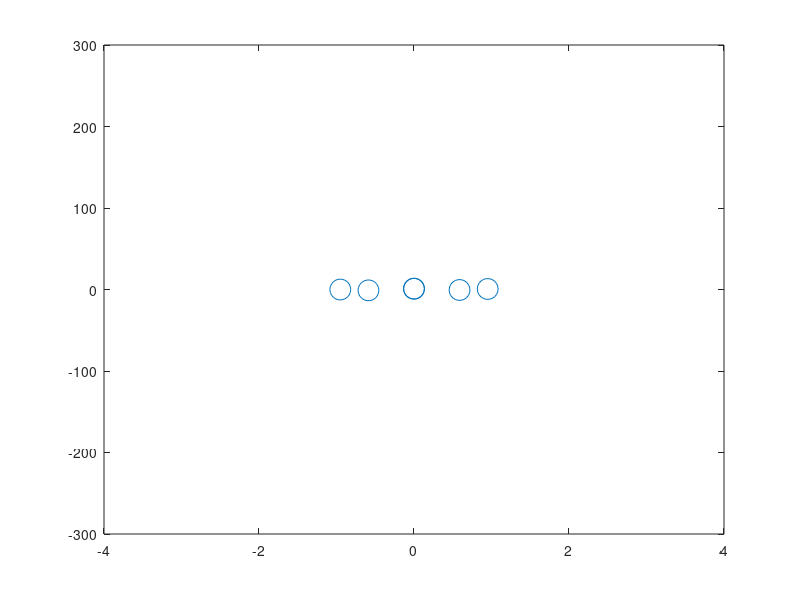

Write the MATLAB code that produced this figure.
clear, clc
##x=0:pi/50:4*pi;
##y=sin(x)+1;
####[X,Y]=meshgrid(x,y);
####plot(y);
##
##guss =
##drawCircle(5, 5, 10)
# создать анимацию гусеницы которая ползет по синусоиде, гусеница состоит из окружностей количества n, на octave
##t = 0:0.1:10*pi;
##x = 5*sin(t);
##y = 5*cos(t);
##for i = 1:length(t)
##    plot(x(i), y(i), 'o', 'MarkerSize', 20);
##    axis([-6 6 -6 6]);
##    drawnow; % обновляем график
##    pause(0.05); % задержка для создания эффекта движения
##end

n = 5;
A = 1;
T = 2*pi; ## период синусоиды
speed = 0.01;

angles = linspace(0, 2*pi, n+1); # углы для построения окружностей
radii = ones(1, n+1); #радиусы окружностей
x = radii .* cos(angles);
y = radii .* sin(angles);
#
figure('color', 'w');
h = plot(y, x, 'o', 'MarkerSize', 15);
axis([-4 4 -300 300]);

for t = 0:0.01:10*pi

    new_x = x + A*sin((2*pi/T)*y + t);
    new_y = y;


    set(h, 'XData', new_y, 'YData', new_x);
    drawnow


    pause(speed);

    x = new_x;
    y = new_y;
end


##% Настройки
##n = 10; % количество окружностей, из которых состоит гусеница
##A = 1; % амплитуда синусоиды
##T = 2*pi; % период синусоиды
##speed = 0.1; % скорость движения гусеницы
##
##% Создаем окружности
##angles = linspace(0, 2*pi, n+1); % углы для построения окружностей
##radii = ones(1, n+1); % радиусы окружностей
##x = radii .* cos(angles); % координаты x для окружностей
##y = radii .* sin(angles); % координаты y для окружностей
##
##% Создаем фигуру
##figure('color', 'w');
##h = plot(x, y, 'o', 'MarkerFaceColor', 'k', 'MarkerSize', 20);
##axis([-1.5 1.5 -1.5 1.5]); % ограничиваем область построения
##
##% Анимация
##for t = 0:0.01:10*pi
##    % Вычисляем новые координаты для окружностей
##    new_x = x + A*sin((2*pi/T)*y + t);
##    new_y = y;
##
##    % Обновляем фигуру
##    set(h, 'XData', new_x, 'YData', new_y);
##    drawnow;
##
##    % Задержка для создания эффекта движения
##    pause(speed);
##
##    % Обновляем координаты для следующей итерации
##    x = new_x;
##    y = new_y;
##end
##
##
##
##

